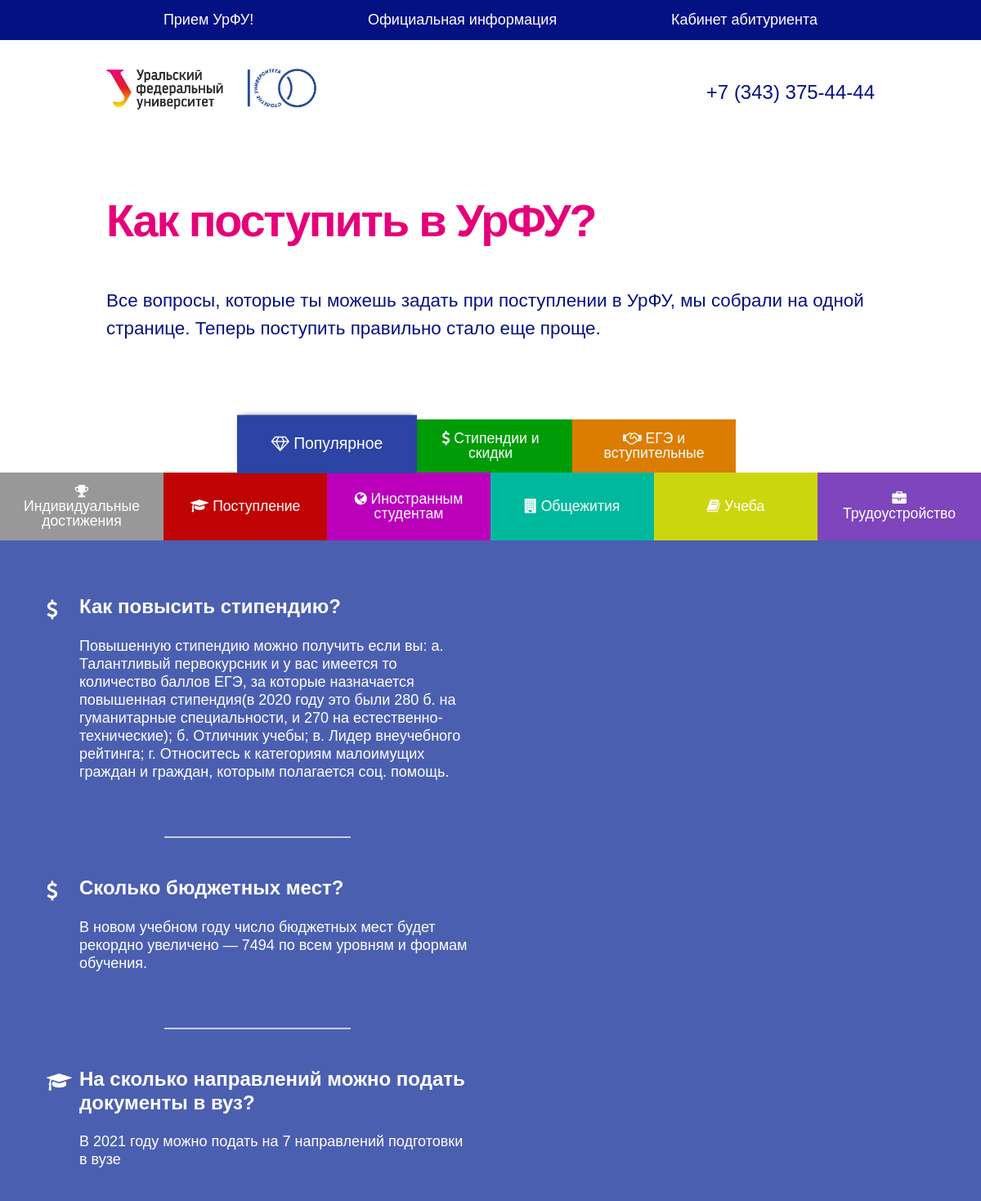
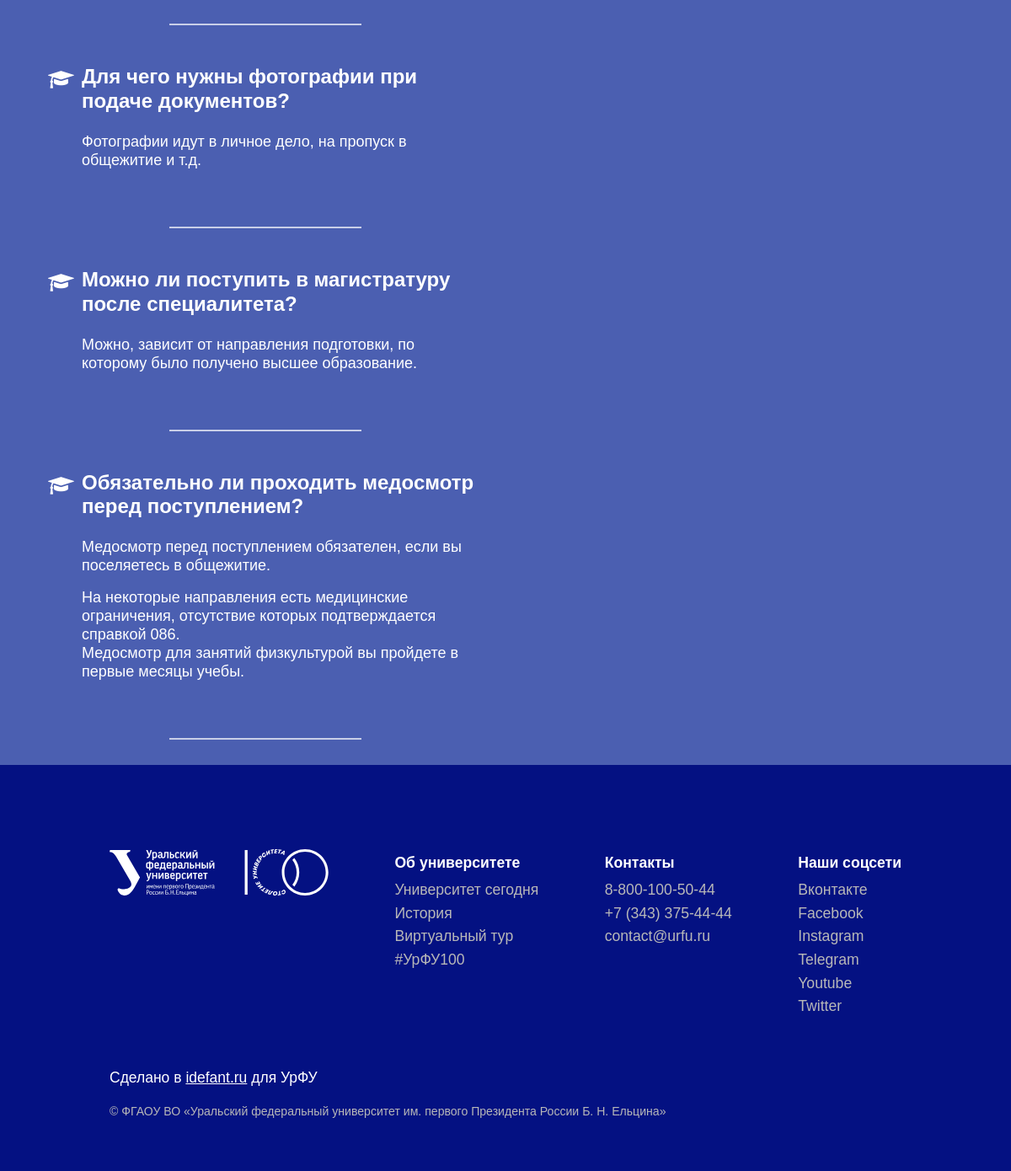
The page / on the database its author committed (2 pictures, top to bottom).
### models.py (models this page shows, shortened)
class Categories(db.Model):
    id = db.Column(db.Integer, primary_key = True)
    name = db.Column(db.String(100), nullable=False)
    priority = db.Column(db.Integer, nullable=False)
    icon_name = db.Column(db.String(30))
    color = db.Column(db.String(7))

class Questions(db.Model):      # __tablename__ = 'posts'
    id = db.Column(db.Integer, primary_key = True)
    question = db.Column(db.String(1000), nullable=False)
    clear_question = db.Column(db.String(1000))
    answer = db.Column(db.Text, nullable = False)
    cat_id = db.Column(db.Integer, db.ForeignKey('categories.id'))
    priority = db.Column(db.Integer, nullable=False)
    is_popular = db.Column(db.Boolean, default = False)
    popular_priority = db.Column(db.Integer, default = 0)

### website/website.py (the view)
@website.route('/')
def index():
    try:
        categories = Categories.query
        questions = Questions.query
        popular_questions = questions.filter(Questions.is_popular).order_by(Questions.popular_priority)
    except NameError:
        return render_template("admin/error_page.html", message="Ошибка чтения из БД")
    popular_qa_list_assembly = []
    for popular_question in popular_questions:
        category = categories.get(popular_question.cat_id)
        if category is not None:
            popular_qa_list_assembly += [(popular_question, category.icon_name)]
    result_popular_list = (categories.get(0), popular_qa_list_assembly)
    result_list = []
    num = 0
    for category in reversed(categories.filter(Categories.id != 0).order_by(Categories.priority).all()):
        try:
            usually_questions = questions.filter(Questions.cat_id == category.id).order_by(Questions.priority)
        except (NameError, AttributeError):
            return render_template("admin/error_page.html", message="Ошибка чтения из БД")
        result_list += [(num, category, usually_questions)]
        num = num + 1
    return render_template('website/index.html', result_list=result_list, result_popular_list=result_popular_list,
                           menu=menu, contact_tel=contact_tel, site_title=site_title, site_subtitle=site_subtitle,
                           footer_about_university=footer_about_university, footer_contacts=footer_contacts,
                           footer_social_net=footer_social_net)

### website/templates/website/index.html (shortened to what this page needs)
{% extends 'website/base.html' %}
{% import "website/macros.html" as macros %}
{% block body %}
{{ macros.title_main_page(site_title, site_subtitle) }}
<section class="faq">
	<div class="tabs-menu flex">
		{% for category in result_list %}
		<button onclick="showPanel({{ category[0] }}, {{ category[0] }})" style="background-color: {{ category[1].color }};">
			<i class="fa {{ category[1].icon_name }}" aria-hidden="true"></i>
			{{ category[1].name }}
		</button>
		{% endfor %}
		<button onclick="showPanel({{ result_list | length }}, {{ result_list | length }})" class="current" style="background-color: {{ result_popular_list[0].color }};">
			<i class="fa {{ result_popular_list[0].icon_name }}" aria-hidden="true"></i>
			{{ result_popular_list[0].name }}
		</button>
	</div>
	<div class="tab-content" style="background-color: {{ result_popular_list[0].color }};">
		<div class="tab-content-container">
			{% for qa in result_popular_list[1] %}
			<div class="qa_item">
				<div class="qa_item_container">
					<div class="qa_icon">
						<i class="fa {{ qa[1] }}" aria-hidden="true"></i>
					</div>
					<div class="qa_content">
						<div class="qa_question">
							{{ qa[0].question }}
						</div>
						<div class="qa_answer">
							{{ qa[0].answer | safe }}
						</div>
					</div>
				</div>
				<div class="item_separator"></div>
			</div>
			{% endfor %}
		</div>
	</div>
</section>
{% endblock %}

### website/templates/website/base.html (shortened to what this page needs)
<!DOCTYPE html>
<html class="js no-touch" lang="ru"><head>
	<link rel="stylesheet" href="{{ url_for('static', filename='libraries/css/bootstrap-reboot.min.css') }}">
	<link rel="stylesheet" href="{{ url_for('website.static', filename='css/style.css') }}">
	<link rel="stylesheet" href="{{ url_for('static', filename='libraries/css/font-awesome.min.css') }}">
</head>
<body class="language_ru ">
	<div class="site">
		<nav class="user-menu-wrapper">
			<ul class="nav_wrapper container">
				{% for item_link in menu %}
					<li class="nav_item"><a href="{{ item_link[1] }}">{{ item_link[0] }}</a></li>
				{% endfor %}
			</ul>
		</nav>
		<header class="header-custom">
			<div class="container flex navbar header_container">
				<a href="https://urfu.ru/priemurfu" class="logo">
					<img class="logo_img" src="{{ url_for('website.static', filename='img/UrFULogo_Russian.png') }}" height="50">
				</a>
				<a href="{{ contact_tel[1] }}" class="header-phone">{{ contact_tel[0] }}</a>
			</div>
		</header>
		{% block body %}{% endblock %}
		<section class="footer-custom">
			<div class="container">
				<div class="footer-menu">
					<a href="https://urfu.ru/" target="_blank" class="footer-logo"><img src="{{ url_for('website.static', filename='svg/UrFULogo100White.svg') }}" loading="lazy" alt="" width="260"></a>
					<div class="footer-column">
						<h3 class="footer-label">Об университете</h3>
						<ul class="footer-list">
							<li>
								{% for item_link in footer_about_university %}
									<a href="{{ item_link[1] }}" target="_blank" class="footer-link">{{ item_link[0] }}</a>
								{% endfor %}
							</li>
						</ul>
					</div>
					<div class="footer-column">
						<h3 class="footer-label">Контакты</h3>
						<ul class="footer-list">
							<li>
								{% for item_link in footer_contacts %}
									<a href="{{ item_link[1] }}" class="footer-link">{{ item_link[0] }}</a>
								{% endfor %}
							</li>
						</ul>
					</div>
					<div class="footer-column">
						<h3 class="footer-label">Наши соцсети</h3>
						<ul class="footer-list">
							<li>
								{% for item_link in footer_social_net %}
									<a href="{{ item_link[1] }}" target="_blank" class="footer-link">{{ item_link[0] }}</a>
								{% endfor %}
							</li>
						</ul>
					</div>
				</div>
				<div class="creator_signature">Сделано в <a class="creator_signature_link" href="https://idefant.ru" target="_blank">idefant.ru</a> для УрФУ</div>
				<div class="subfooter">© ФГАОУ ВО «Уральский федеральный университет им. первого Президента России Б. Н. Ельцина»</div>
			</div>
		</section>
	</div>
</body>
</html>

### website/templates/website/macros.html
{% macro title_main_page(site_title, site_subtitle) %}
<section class="hero">
	<div class="container">
		<div class="hero-text">
			<h1 class="hero-heading">{{ site_title }}</h1>
			<p class="hero-paragraph">{{ site_subtitle }}</p>
		</div>
	</div>
</section>
{% endmacro %}

### website/static/css/style.css (style rules this page uses)
a, body, div, h1, h3, header, html, img, li, section, ul { margin: 0; padding: 0; border: 0; font-size: 100%; vertical-align: baseline }
header, section { display: block }
.site { margin: 0 auto }
button { border: none; color: #fff; text-decoration: none; display: inline-block; }
.site { min-height: 100% }
body { font-family: 'Arial', sans-serif !important; background: #fff; color: #041182; }
h1, h3 { font-family: 'Arial', sans-serif !important; color: rgba(229, 0, 121, 1); margin: 0; font-weight: bold; }
h1 { margin-bottom: 0.5em; }
ul { margin-left: 0; list-style-type: none; }
header a { color: rgba(4, 17, 130, 1); text-decoration: none; }
section { padding: 50px 0; }
.container { max-width: 940px; margin-left: auto; margin-right: auto; }
.flex { display: flex; }
.navbar { justify-content: space-between; align-items: center; padding: 25px 0; }
.header-phone { font-size: 1.5em; }
.hero { padding-bottom: 0; }
.hero-heading { font-size: 3.5em; font-weight: 600; letter-spacing: -0.04em; padding: 20px 0; }
.hero-paragraph { font-size: 1.4em; margin-bottom: 2em; font-weight: 400; }
.tabs-menu { width: 100%; flex-wrap: wrap-reverse; flex-direction: row-reverse; justify-content: center; }
.tabs-menu button { max-width: calc(100% / 6); min-width: calc(100% / 6); line-height: 1em; font-size: 1.1em; padding: 15px 20px; text-align: center; min-height: 65px; outline:none !important; }
button.current { transform: scale(1.1) translateY(-2px); z-index: 2; box-shadow: 0 -2px 8px -5px black; }
.footer-custom { padding: 100px 0 60px; background-color: #041182; color: #23286b; font-size: 1.1em; }
.footer-menu { display: -webkit-box; display: -webkit-flex; display: -ms-flexbox; display: flex; margin-bottom: 52px; -webkit-box-pack: justify; -webkit-justify-content: space-between; -ms-flex-pack: justify; justify-content: space-between; color: #fff; text-align: left; flex-wrap: wrap; }
.footer-label { margin-top: 0px; margin-bottom: 8px; font-size: 1em; color: white; line-height: 32px; }
.footer-link { display: block; margin-bottom: 10px; color: #b8b8b8; text-decoration: none; line-height: 1em; }
.footer-logo { height: 100%; margin-bottom: 50px; }
.subfooter { color: #b8b8b8; font-size: 0.8em; text-align: left; }
nav { width: 100%; background-color: #041182; margin-bottom: 10px; }
.nav_wrapper { list-style-type: none; display: flex; justify-content: space-around; padding: 11px 0; }
.nav_item a { text-decoration: none; color: white; font-size: 18px; }
.tab-content { color: #fff; padding-top: 20px; display: block; opacity: 0.85; padding-bottom: 30px; }
.tab-content-container { width: 100%; margin-right: auto; margin-left: auto; max-width: 1140px; }
.user-menu-wrapper { display: none; }
@media (min-width: 1024px) { .user-menu-wrapper { display: block; } }
html { overflow-x: hidden; }
.creator_signature { color: white; font-size: 17.5px; margin-bottom: 17px; }
.creator_signature_link { color: white; }
.faq { padding-bottom: 0; }

### rows shown on the page
Categories: name "Трудоустройство"
Categories: name "Учеба"
Categories: name "Общежития"
Categories: name "Иностранным студентам"
Categories: name "Поступление", question "На сколько направлений можно подать документы в вуз?", answer "В 2021 году можно подать на 7 направлений подготовки в вузе", question "Для чего нужны фотографии при подаче документов?", answer "Фотографии идут в личное дело, на пропуск в общежитие и т.д.", question "Можно ли поступить в магистратуру после специалитета?", answer "Можно, зависит от направления подготовки, по которому было получено высшее образование.", question "Обязательно ли проходить медосмотр перед поступлением?", answer "Медосмотр перед поступлением обязателен, если вы поселяетесь в общежитие. На некоторые направления есть медицинские ограничения, отсутствие которых подтверждается справкой 086. Медосмотр для занятий физкультурой вы пройдете в первые месяцы учебы."
Categories: name "Индивидуальные достижения"
Categories: name "ЕГЭ и вступительные"
Categories: name "Стипендии и скидки", question "Как повысить стипендию?", answer "Повышенную стипендию можно получить если вы: а. Талантливый первокурсник и у вас имеется то количество баллов ЕГЭ, за которые назначается повышенная стипендия(в 2020 году это были 280 б. на гуманитарные специальности, и 270 на естественно-технические); б. Отличник учебы; в. Лидер внеучебного рейтинга; г. Относитесь к категориям малоимущих граждан и граждан, которым полагается соц. помощь.", question "Сколько бюджетных мест?", answer "В новом учебном году число бюджетных мест будет рекордно увеличено — 7494 по всем уровням и формам обучения."
Categories: name "Популярное"

### other values the page prints
{{ item_link[0] }} "Прием УрФУ!" "Официальная информация" "Кабинет абитуриента"
{{ contact_tel[0] }} "+7 (343) 375-44-44"
{{ site_title }} "Как поступить в УрФУ?"
{{ site_subtitle }} "Все вопросы, которые ты можешь задать при поступлении в УрФУ, мы собрали на одной странице. Теперь поступить правильно стало еще проще."
{{ item_link[0] }} "Университет сегодня" "История" "Виртуальный тур" "#УрФУ100"
{{ item_link[0] }} "8-800-100-50-44" "+7 (343) 375-44-44" "contact@urfu.ru"
{{ item_link[0] }} "Вконтакте" "Facebook" "Instagram" "Telegram" "Youtube" "Twitter"
